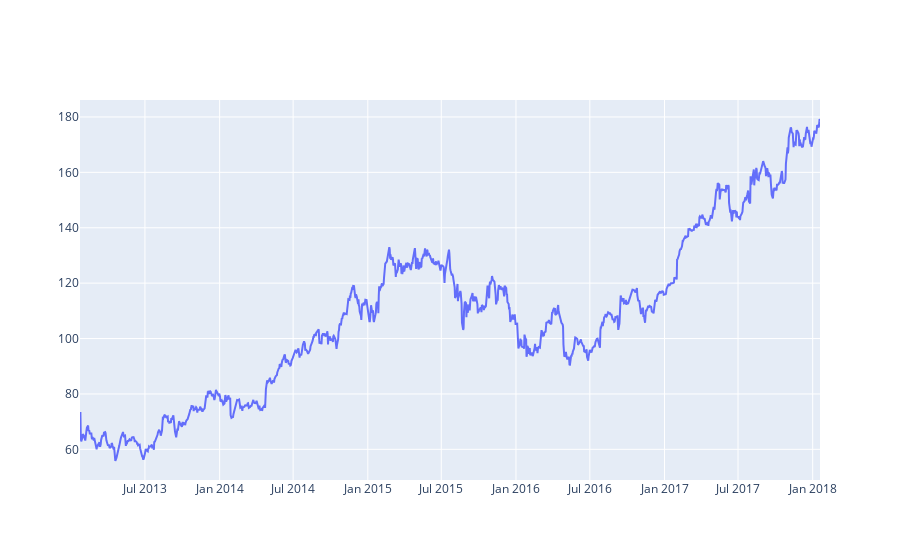

Notebook cell for this chart:
### Code cell
trace_open=go.Scatter(x=stock_data.date,
                      y=stock_data.open,
                      name='Stock Open',
                      line=dict(color='orange'))
data=[trace_close]
offline.iplot(data)

### Figure 1 — Plotly figure (JSON) as saved in the notebook; plotly's stock layout.template omitted (floating-point values rounded to 4 significant figures; data arrays with more than 128 entries replaced by an {"elided": "..."} marker saying what was removed)
{"data": [{"name": "Stock Close", "type": "scatter", "x": {"elided": "1259 str values"}, "y": {"elided": "1259 float values"}}], "layout": {}}
